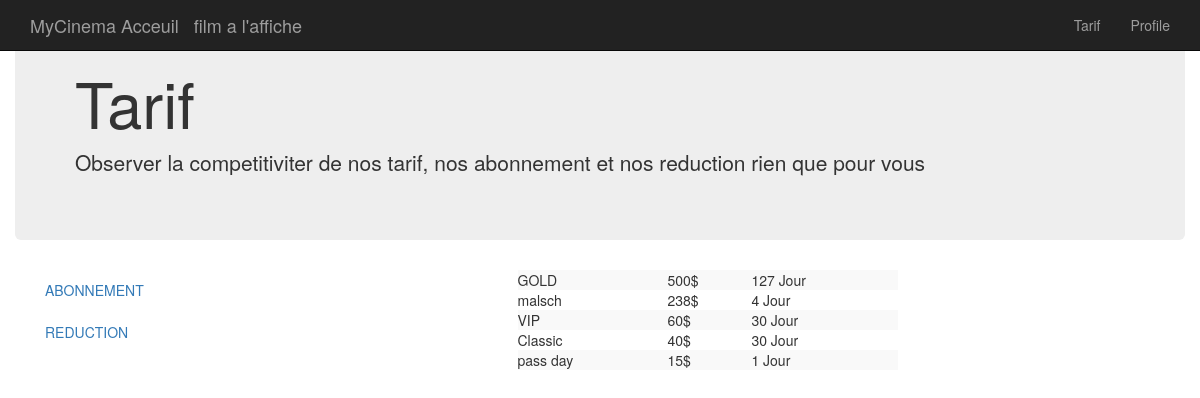
Page /tarif.php?tarif=abo on the committed database.
### tables this page shows
CREATE TABLE `tp_abonnement` (
  `id_abo` int(11) NOT NULL,
  `nom` varchar(255) NOT NULL,
  `resum` varchar(255) NOT NULL,
  `prix` int(11) NOT NULL,
  `duree_abo` tinyint(4) NOT NULL,
    PRIMARY KEY(`id_abo`)
);

### script_php/abo_reduc.php (called while the page is built, shortened)
<?php
if(isset($_GET["tarif"]) && htmlspecialchars($_GET["tarif"]) == "abo") {
	$sql = $db->query("SELECT nom,prix,duree_abo FROM tp_abonnement ORDER BY PRIX DESC");
}
?>

### include/conteneur_tarif.php (the view, shortened to what this page needs)
<div id="content" class="col-md-7">
	<table class="table-striped table-hover col-md-7">
				<?php
		if (isset($_GET["tarif"]) && htmlspecialchars($_GET["tarif"]) == "abo") {
			while($tab = $sql->fetch(PDO::FETCH_ASSOC)) {
				?>
				<tr>
					<td> <?php echo $tab["nom"];?></td>
					<td> <?php echo $tab["prix"] . '$';?></td>
					<td> <?php echo $tab["duree_abo"] . " Jour";?></td>
				</tr>
				<?php
			}
		}
		?>
	</table>
</div>

### rows in the picture
tp_abonnement: nom "GOLD", prix "500", duree_abo "127"
tp_abonnement: nom "malsch", prix "238", duree_abo "4"
tp_abonnement: nom "VIP", prix "60", duree_abo "30"
tp_abonnement: nom "Classic", prix "40", duree_abo "30"
tp_abonnement: nom "pass day", prix "15", duree_abo "1"
